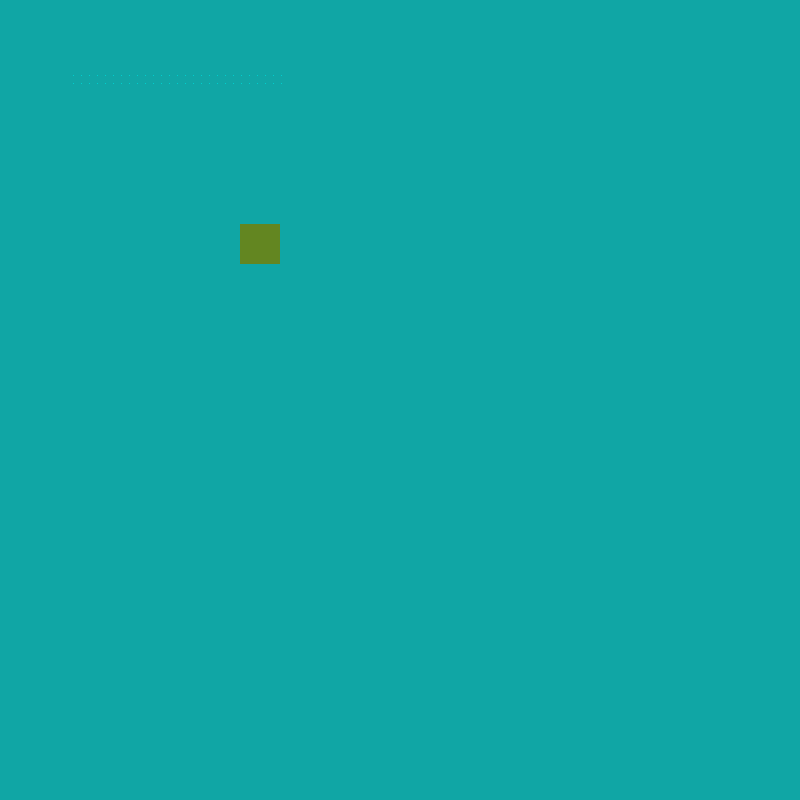

The image is a tile-based game level rendered from a .tmx file. Its description and source (layers, tilesets, objects; grid data summarised) follow:
An orthogonal 100x100 tile map with 8x8 px tiles, 1 tile layer (Tile Layer 1).

<map version="1.0" tiledversion="1.1.6" orientation="orthogonal" renderorder="right-down" width="100" height="100" tilewidth="8" tileheight="8" infinite="0" nextobjectid="1">
 <tileset firstgid="1" source="8x8 pixel tiles.tsx" />
 <layer name="Tile Layer 1" width="100" height="100">
  <data>[10000 cells, 10000 non-empty, 3 distinct tile ids]</data>
 </layer>
</map>
